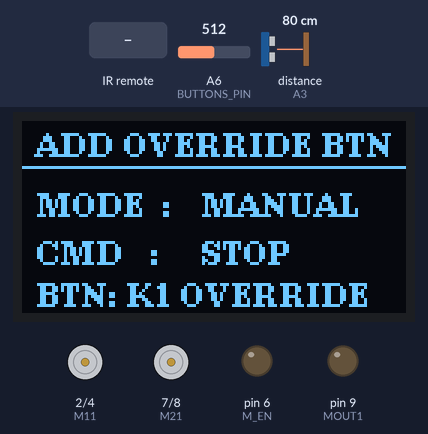
Recording of a sketch running on a simulated Arduino Nano, built with avr-gcc and run on an emulated ATmega328P. Parts: 128×64 one-colour display, motor-driver pin pairs drawn as motors (green arrow = first pin HIGH = forward, orange = second pin HIGH = backward, longer = more drive), output pins drawn as LEDs (lit = HIGH). Inputs (shaded band) come from the test bench; at power-on: A6 (BUTTONS_PIN) = 512, distance to the obstacle (sensor on A3) 80 cm. The echo pulse lasts 58.3 µs per cm; pins used as bus, display or sensor lines are not drawn; what the sketch prints to the serial monitor is not drawn.

Above: at 2.2 s.
2.3 s: A6 (BUTTONS_PIN) set to 943
5.3 s: A6 (BUTTONS_PIN) set to 958
At 7.7 s:
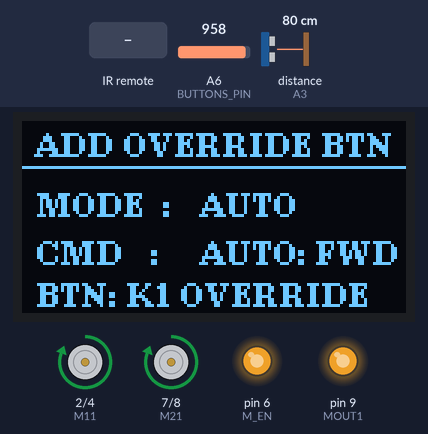
8.3 s: infrared code 0x12 received
At 11.0 s:
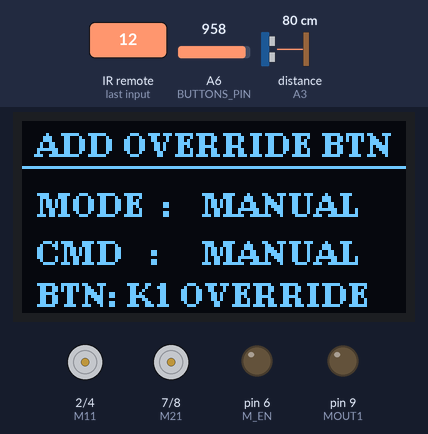
11.3 s: infrared code 0x5 received
At 12.6 s:
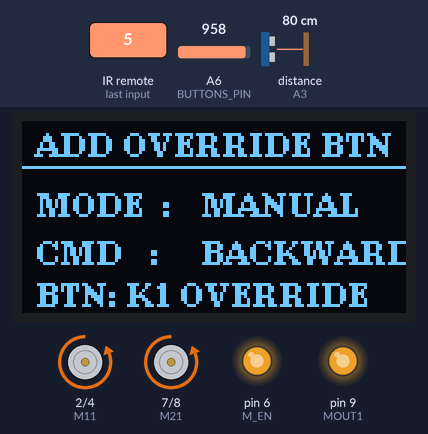
13.7 s: infrared code 0x2 received
At 15.6 s:
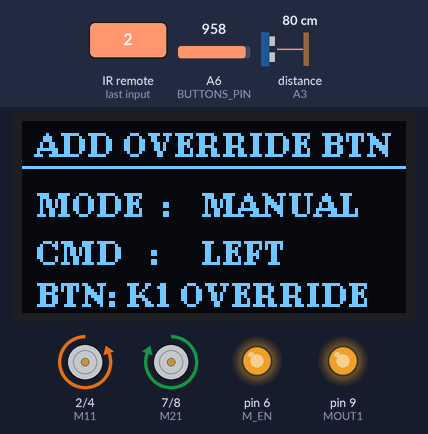
16.0 s: infrared code 0x3 received
At 18.1 s:
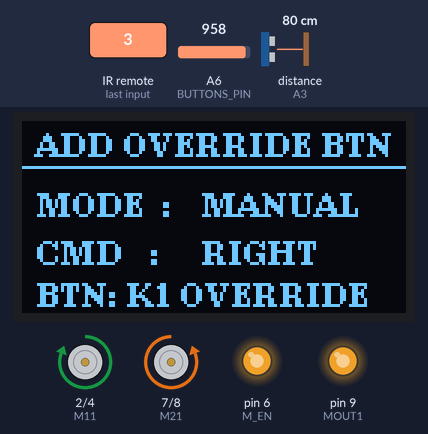
Timing chart, 0 to 19.3 s (numbered marks = the images above; inputs shaded):
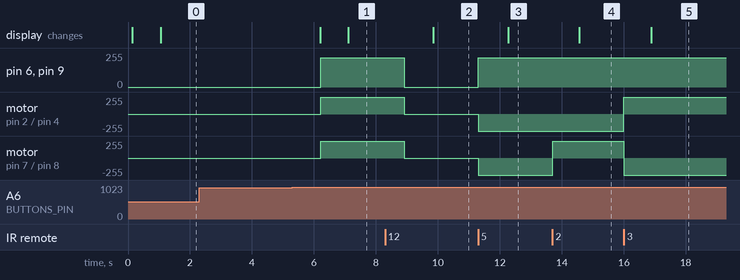

Measured:
- the behaviour switches between 949 and 950 on A6 (BUTTONS_PIN) (found by bisection; images 0 and 1)
- after the input at 2.3 s, every drawn part: stays the same
- after the input at 5.3 s, pin 6 (M_EN), pin 9 (MOUT1): 0/255 → 220/255 after 0.91 s; motor on pin 2 (M11) / pin 4 (M12), motor on pin 7 (M21) / pin 8 (M22): stopped → forward 255/255 after 0.91 s; the display: first changes after 0.91 s (image 1 shows a later state)
- after the input at 8.3 s, pin 6 (M_EN), pin 9 (MOUT1): 220/255 → 0/255 after 0.61 s; motor on pin 2 (M11) / pin 4 (M12), motor on pin 7 (M21) / pin 8 (M22): forward 255/255 → stopped after 0.61 s; the display: changes after 1.5 s (image 2)
- after the input at 11.3 s, pin 6 (M_EN), pin 9 (MOUT1): 0/255 → 220/255 at once; motor on pin 2 (M11) / pin 4 (M12), motor on pin 7 (M21) / pin 8 (M22): stopped → backward 255/255 at once; the display: changes after 0.97 s (image 3)
- after the input at 13.7 s, motor on pin 7 (M21) / pin 8 (M22): backward 255/255 → forward 255/255 at once; the display: changes after 0.87 s (image 4)
- after the input at 16.0 s, motor on pin 2 (M11) / pin 4 (M12): backward 255/255 → forward 255/255 at once; motor on pin 7 (M21) / pin 8 (M22): forward 255/255 → backward 255/255 at once; the display: changes after 0.89 s (image 5)

The sketch:

Practical_78.ino
```cpp
/*
==================================================
Day 39 | Practical-78: Add Override Button
Board  : Young Engineer Board / Auto-Botix (Schematic Verified)
Hardware:
  - Override Button: K1 Onboard Button (Pin A6 Resistor Ladder)
  - IR Receiver: TSOP (Pin D3)
  - Motors: L293D (M11: 2, M12: 4, EN1: 6, M21: 7, M22: 8, EN2: 9)
  - Ultrasonic Sensor: Trig (Pin 5), Echo (Pin A3)
  - Display: 0.96" I2C OLED (U8g2 - RAM Safe)
==================================================
*/

#define DECODE_NEC
#include <Wire.h>
#include <U8g2lib.h>
#include <IRremote.hpp>

// 1. PIN DEFINITIONS
#define TSOP_PIN     3   // IR Receiver
#define TRIG_PIN     5   // Ultrasonic Trig
#define ECHO_PIN     A3  // Ultrasonic Echo
#define BUTTONS_PIN  A6  // Resistor Ladder Buttons (K1 Override)

// L293D Motor Pins
#define M11          2   // Motor 1 In 1
#define M12          4   // Motor 1 In 2
#define M_EN         6   // Motor 1 Speed PWM
#define M21          7   // Motor 2 In 1
#define M22          8   // Motor 2 In 2
#define MOUT1        9   // Motor 2 Speed PWM

// 2. OLED DISPLAY (128 bytes RAM)
U8G2_SSD1306_128X64_NONAME_1_HW_I2C u8g2(U8G2_R0, /* reset=*/ U8X8_PIN_NONE);

// 3. SAVED CUSTOM REMOTE COMMANDS
#define IR_POWER     0x12   // Power Key (Toggle AUTO / MANUAL)
#define IR_OK        0x1   // PAUSE Key (Stop Motors)

#define IR_UP        0x6   // VOL+ Key (Forward)
#define IR_DOWN      0x5   // VOL- Key (Backward)
#define IR_LEFT      0x2   // PREV Key (Left)
#define IR_RIGHT     0x3   // NEXT Key (Right)

const int MOTOR_SPEED   = 220; // Driving torque
const int OBSTACLE_DIST = 25;  // Obstacle threshold (cm)

// 4. SYSTEM STATES
bool autoMode = false;
const char* lastCommand = "STOP";
int distance = 999;

// K1 Button Debounce Tracking
bool lastK1State = false;
unsigned long lastDebounceTime = 0;
const unsigned long debounceDelay = 200;

unsigned long lastSensorTime = 0;
unsigned long lastSerialTime = 0;

//-------------------------------------------
// MOTOR CONTROL FUNCTIONS
void setMotorSpeed(int speed1, int speed2) {
  analogWrite(M_EN, speed1);
  analogWrite(MOUT1, speed2);
}

void stopMotors() {
  digitalWrite(M11, LOW); digitalWrite(M12, LOW);
  digitalWrite(M21, LOW); digitalWrite(M22, LOW);
  setMotorSpeed(0, 0);
}

void moveForward() {
  digitalWrite(M11, HIGH); digitalWrite(M12, LOW);
  digitalWrite(M21, HIGH); digitalWrite(M22, LOW);
  setMotorSpeed(MOTOR_SPEED, MOTOR_SPEED);
}

void moveBackward() {
  digitalWrite(M11, LOW); digitalWrite(M12, HIGH);
  digitalWrite(M21, LOW); digitalWrite(M22, HIGH);
  setMotorSpeed(MOTOR_SPEED, MOTOR_SPEED);
}

void turnLeft() {
  digitalWrite(M11, LOW);  digitalWrite(M12, HIGH);
  digitalWrite(M21, HIGH); digitalWrite(M22, LOW);
  setMotorSpeed(MOTOR_SPEED, MOTOR_SPEED);
}

void turnRight() {
  digitalWrite(M11, HIGH); digitalWrite(M12, LOW);
  digitalWrite(M21, LOW);  digitalWrite(M22, HIGH);
  setMotorSpeed(MOTOR_SPEED, MOTOR_SPEED);
}

//-------------------------------------------
// SENSOR & BUTTON LOGIC
int readDistance() {
  digitalWrite(TRIG_PIN, LOW);
  delayMicroseconds(2);
  digitalWrite(TRIG_PIN, HIGH);
  delayMicroseconds(10);
  digitalWrite(TRIG_PIN, LOW);

  long duration = pulseIn(ECHO_PIN, HIGH, 20000);
  if (duration == 0) return 999;
  return duration * 0.034 / 2;
}

// Check K1 Override Button on A6
bool isK1Pressed() {
  int adcVal = analogRead(BUTTONS_PIN);
  return (adcVal >= 950); // K1 connects VCC to A6
}

void checkOverrideButton() {
  bool currentK1State = isK1Pressed();

  if (currentK1State && !lastK1State && (millis() - lastDebounceTime > debounceDelay)) {
    lastDebounceTime = millis();
    autoMode = !autoMode;
    stopMotors();
    lastCommand = autoMode ? "AUTO (OVR)" : "MANUAL (OVR)";
    updateDisplay();
    Serial.print(F("[K1 OVERRIDE] Mode switched to: "));
    Serial.println(autoMode ? F("AUTO") : F("MANUAL"));
  }
  lastK1State = currentK1State;
}

//-------------------------------------------
// OLED SCREEN DISPLAY
void updateDisplay() {
  u8g2.firstPage();
  do {
    u8g2.setFont(u8g2_font_ncenB08_tr);
    u8g2.drawStr(5, 12, "ADD OVERRIDE BTN");
    u8g2.drawHLine(0, 15, 128);

    u8g2.drawStr(5, 32, "MODE  :");
    u8g2.drawStr(60, 32, autoMode ? "AUTO" : "MANUAL");

    u8g2.drawStr(5, 48, "CMD   :");
    u8g2.drawStr(60, 48, lastCommand);

    u8g2.drawStr(5, 62, "BTN: K1 OVERRIDE");
  } while (u8g2.nextPage());
}

//-------------------------------------------
// IR REMOTE LOGIC
void handleIRCommand(byte code) {
  if (code == IR_POWER) {
    autoMode = !autoMode;
    stopMotors();
    lastCommand = autoMode ? "AUTO ACTIVE" : "MANUAL";
    updateDisplay();
    Serial.print(F("[IR] Power Pressed! Mode: "));
    Serial.println(autoMode ? F("AUTO") : F("MANUAL"));
    return;
  }

  if (autoMode) return; // Ignore movement commands in AUTO mode

  if (code == IR_UP) {
    moveForward();
    lastCommand = "FORWARD";
  }
  else if (code == IR_DOWN) {
    moveBackward();
    lastCommand = "BACKWARD";
  }
  else if (code == IR_LEFT) {
    turnLeft();
    lastCommand = "LEFT";
  }
  else if (code == IR_RIGHT) {
    turnRight();
    lastCommand = "RIGHT";
  }
  else if (code == IR_OK) {
    stopMotors();
    lastCommand = "STOP";
  }
  else {
    return;
  }

  updateDisplay();
}

//-------------------------------------------
void setup() {
  Serial.begin(9600);
  delay(100);

  pinMode(TRIG_PIN, OUTPUT);
  pinMode(ECHO_PIN, INPUT);
  pinMode(BUTTONS_PIN, INPUT);

  pinMode(M11, OUTPUT);
  pinMode(M12, OUTPUT);
  pinMode(M_EN, OUTPUT);
  pinMode(M21, OUTPUT);
  pinMode(M22, OUTPUT);
  pinMode(MOUT1, OUTPUT);
  stopMotors();

  u8g2.begin();
  IrReceiver.begin(TSOP_PIN, DISABLE_LED_FEEDBACK);

  Serial.println(F("========================================"));
  Serial.println(F(" PRACTICAL-78: ADD OVERRIDE BUTTON      "));
  Serial.println(F("========================================"));
  updateDisplay();
}

//-------------------------------------------
void loop() {
  // 1. HARDWARE K1 OVERRIDE BUTTON CHECK (Always active)
  checkOverrideButton();

  // 2. IR REMOTE RECEPTION
  if (IrReceiver.decode()) {
    if (!(IrReceiver.decodedIRData.flags & IRDATA_FLAGS_IS_REPEAT)) {
      byte code = IrReceiver.decodedIRData.command;
      if (code != 0x00) {
        handleIRCommand(code);
      }
    }
    IrReceiver.resume();
  }

  // 3. AUTONOMOUS OBSTACLE AVOIDANCE (Runs only in Auto Mode)
  if (autoMode) {
    if (millis() - lastSensorTime >= 80) {
      lastSensorTime = millis();
      distance = readDistance();

      if (distance > 0 && distance <= OBSTACLE_DIST) {
        turnRight();
        lastCommand = "AUTO: TURN";
      } else {
        moveForward();
        lastCommand = "AUTO: FWD";
      }
      updateDisplay();
    }
  }

  // 4. PERIODIC SERIAL MONITOR TELEMETRY
  if (millis() - lastSerialTime >= 600) {
    lastSerialTime = millis();
    Serial.print(F("Status | Mode: "));
    Serial.print(autoMode ? F("AUTO  ") : F("MANUAL"));
    Serial.print(F(" | Action: "));
    Serial.print(lastCommand);
    Serial.print(F(" | Obstacle: "));
    if (distance == 999) Serial.println(F("--"));
    else { Serial.print(distance); Serial.println(F(" cm")); }
  }
}
```
